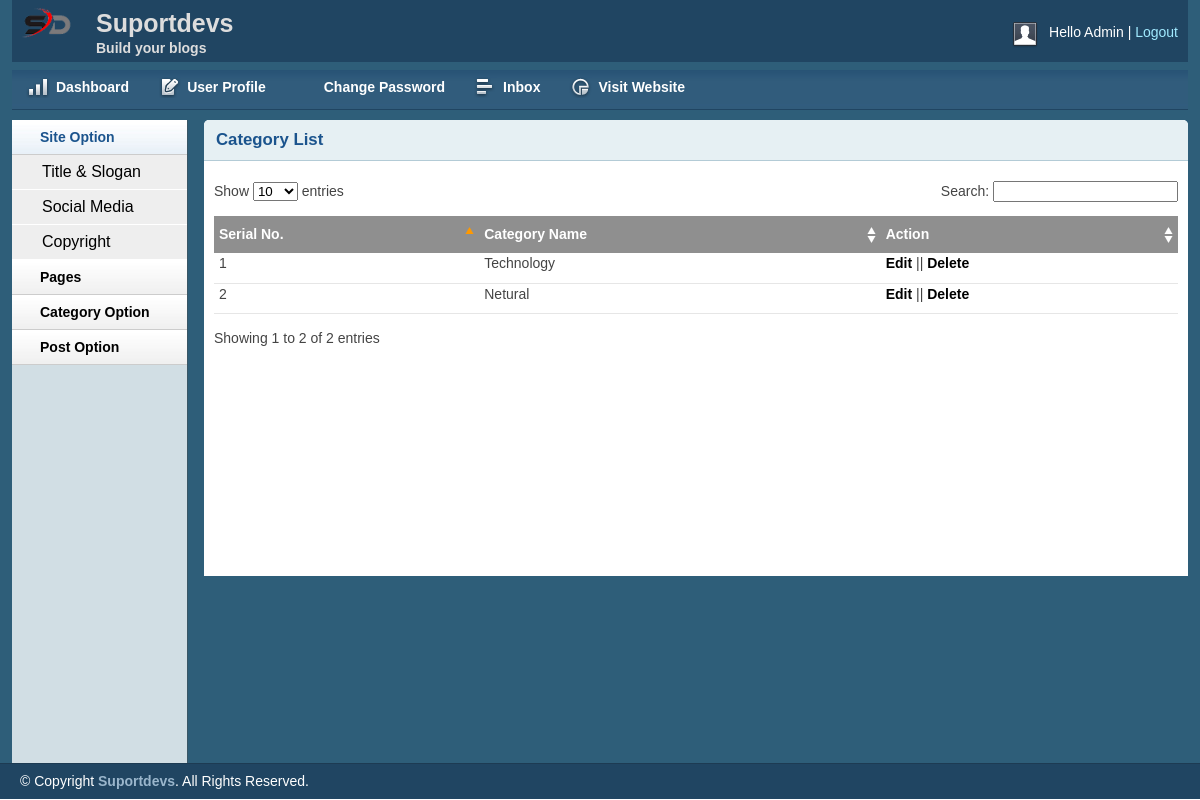
The page /admin/catlist.php (signed in) on the database its author committed.
### tables this page shows
CREATE TABLE `tbl_sologan` (
  `id` int(11) NOT NULL,
  `title` varchar(255) NOT NULL,
  `sologan` varchar(255) NOT NULL,
  `logo` varchar(255) NOT NULL
);

CREATE TABLE `tbl_cetagory` (
  `id` int(11) NOT NULL,
  `name` varchar(50) NOT NULL
);

### lib/Database.php (called while the page is built, shortened)
<?php
Class Database{
	public $host   = DB_HOST;
	public $user   = DB_USER;
	public $pass   = DB_PASS;
	public $dbname = DB_NAME;
	public $link;
	private function connectDB(){
		$this->link = new mysqli($this->host, $this->user, $this->pass, $this->dbname);
	}
	public function select($query){
		$result = $this->link->query($query) or die($this->link->error.__LINE__);
		if($result->num_rows > 0){
			return $result;
		} else {
			return false;
		}
	}
}

### admin/catlist.php (the view, shortened to what this page needs)
<?php include "inc/header.php"; ?>
<?php include "inc/sidebar.php"; ?>
    <div class="grid_10">
        <div class="box round first grid">
            <h2>Category List</h2>
            <div class="block">
                <table class="data display datatable" id="example">
                <thead>
                    <tr>
                        <th>Serial No.</th>
                        <th>Category Name</th>
                        <th>Action</th>
                    </tr>
                </thead>
                <tbody>
                <?php
                    $query = "SELECT * FROM tbl_cetagory ORDER BY ID DESC";
                    $cetagory = $db->select($query);
                    if ($cetagory) {
                        $i = 0;
                        while ($result = $cetagory->fetch_assoc()) {
                            $i++;
                ?>
                    <tr class="odd gradeX">
                        <td><?php echo $i; ?></td>
                        <td><?php echo $result['name']; ?></td>
                        <td><a href="editcat.php?catId=<?php echo $result['id']; ?>">Edit</a> || <a onclick="return confirm('Are you sure Delete !')" href="?delcat=<?php echo $result['id']; ?>">Delete</a></td>
                    </tr>
                <?php } }?>
                </tbody>
            </table>
            </div>
        </div>
    </div>
<?php include "inc/footer.php"; ?>

### admin/inc/header.php (shortened to what this page needs)
<?php include '../lib/Database.php'; ?>
<?php
	$db = new Database();
?>
<!DOCTYPE html>
<html>
<head>
    <link rel="stylesheet" type="text/css" href="css/reset.css" media="screen" />
    <link rel="stylesheet" type="text/css" href="css/text.css" media="screen" />
    <link rel="stylesheet" type="text/css" href="css/grid.css" media="screen" />
    <link rel="stylesheet" type="text/css" href="css/layout.css" media="screen" />
    <link rel="stylesheet" type="text/css" href="css/nav.css" media="screen" />
    <link href="css/table/demo_page.css" rel="stylesheet" type="text/css" />
</head>
<body>
    <div class="container_12">
        <div class="grid_12 header-repeat">
            <div id="branding">
                <div class="floatleft logo">
                <?php
                    $query = "SELECT * FROM tbl_sologan WHERE id='1'";
                    $blog_title = $db->select($query);
                    if ($blog_title) {
                        while ($result = $blog_title->fetch_assoc()) {
                ?>
                    <img src="<?php echo $result['logo']; ?>" alt="Logo" />
                <?php } } ?>
				</div>
				<div class="floatleft middle">
					<h1>Suportdevs</h1>
					<p>Build your blogs</p>
				</div>
                <div class="floatright">
                    <div class="floatleft">
                        <img src="img/img-profile.jpg" alt="Profile Pic" /></div>
                    <div class="floatleft marginleft10">
                        <ul class="inline-ul floatleft">
                            <li>Hello Admin</li>
                            <li><a href="?action=logout">Logout</a></li>
                        </ul>
                    </div>
                </div>
            </div>
        </div>
        <div class="grid_12">
            <ul class="nav main">
                <li class="ic-dashboard"><a href="index.php"><span>Dashboard</span></a> </li>
                <li class="ic-form-style"><a href=""><span>User Profile</span></a></li>
				<li class="ic-typography"><a href="changepassword.php"><span>Change Password</span></a></li>
				<li class="ic-grid-tables"><a href="inbox.php"><span>Inbox</span></a></li>
                <li class="ic-charts"><a href="postlist.php"><span>Visit Website</span></a></li>
            </ul>
        </div>

### admin/css/text.css (style rules this page uses)
body { font: 13px/1.5 Tahoma, Helvetica, Arial, 'Liberation Sans', FreeSans, sans-serif; }
h1 { font-size: 25px; }
h2 { font-size: 23px; }
ul { list-style: square; }
li { margin-left: 30px; }
p, dl, hr, h1, h2, h3, h4, h5, h6, ol, ul, pre, table, address, fieldset { margin-bottom: 20px; }

### admin/css/grid.css (style rules this page uses)
.container_12, .container_16 { min-height: 620px; width: 100%; }
.grid_1, .grid_2, .grid_3, .grid_4, .grid_5, .grid_6, .grid_7, .grid_8, .grid_9, .grid_10, .grid_11, .grid_12, .grid_13, .grid_14, .grid_15, .grid_16 { display: inline; float: left; margin-left: 1%; margin-right: 1%; }
.container_12 .grid_12, .container_16 .grid_16 { width: 98%; }
.container_12 .grid_10 { width: 81.333%; }

### admin/css/layout.css (style rules this page uses)
body { background: #fff none repeat scroll 0 0; color: #444; font-size: 14px; padding: 0; }
.floatleft { float:left; }
.logo img { margin-top: -15px; width: 52px; }
.middle { margin-left: 22px; margin-top: -14px; }
.middle h1 { color:#ddd;margin:0 }
.middle p { color: #ddd; margin: 0; font-weight: bold; }
.floatright { float:right; }
.inline-ul li { display:inline; color:#fff; }
.marginleft10 { margin-left:10px; }
a { color: #000; font-weight:bold; text-decoration: none; }
.container_12, .container_16 { background:#2E5E79; }
h1, h2, h3, h4, h5, h6 { line-height:1.2em; margin-bottom:.3em; }
h2 { margin-top:1em; }
#branding { font-weight: normal; margin-bottom: 0; padding: 22px 10px 3px; text-align: left; }
.header-repeat { background:url(../img/header-repeat.jpg) repeat-x; }
#branding a { color:#A1EAFF; font-weight:normal; }
#branding a:before { content:" | "; color:#fff; }
#branding ul, #branding ul li { margin:0px; padding:0px; }
#branding li { padding:0px 0px 0px 0px !important; }
.box { background:#fff; margin-bottom:20px; padding:10px 10px 10px 10px; margin-left:-8px; }
.box.grid { padding-bottom:40px; }
.box.round { -moz-border-radius: 5px 5px 0px 0px; -webkit-border-radius: 5px 5px 0px 0px; border-radius: 5px 5px 0px 0px; }
.box h2 { font-size:1.2em; font-weight:bold; color:#1B548D; background:#E6F0F3; margin:-10px -10px 0 -10px; padding:10px 12px; border-bottom:1px solid #B3CBD6; -moz-border-radius: 5px 5px 0px 0px; -webkit-border-radius: 5px 5px 0px 0px; border-radius: 5px 5px 0px 0px; }
.box.first { min-height: 406px; }
.block { padding-top:20px; }
p { margin-bottom:1em; }
ul, ol { padding-top:0; }
.block { padding-bottom:1px; }
table.display { margin: 0 auto; clear: both; width: 100%; }
.sorting_asc { background: #8f8f8f url(../img/table/sort_asc.png) no-repeat center right; padding:8px 5px; text-align:left; color:#fff; }
.sorting { background:#8f8f8f url(../img/table/sort_both.png) no-repeat center right; padding:8px 5px; text-align:left; color:#fff; }
tr.odd { height: 30px; line-height: 20px; border-bottom:1px solid #e6e6e6; }
tr.even { height: 30px; line-height: 20px; border-bottom:1px solid #e6e6e6; }
tr.odd td, tr.even td { padding-left:5px; }

### admin/css/nav.css (style rules this page uses)
ul.nav, ul.nav * { margin:0;padding:0; }
ul.nav { background: rgba(0, 0, 0, 0) url("../img/nav-repeat2.jpg") repeat-x scroll 0 8px !important; height: 58px; max-width: 100%; position: relative; }
ul.nav li { cursor:pointer; float:left; text-align:center; list-style-type:none; font-weight:normal; vertical-align:middle; }
ul.nav li a { color:#fff; font-weight:bold; text-decoration:none; display:block; float:left; padding:0 1em; height:3.7em; line-height:3.7em; }
ul.main li { position:relative; top:0; left:0; }
ul.main li a { height:3.7em; line-height:3.7em; border:0; color:#fff; }
ul.nav li.ic-dashboard a span, .ic-dashboard { background:url(../img/icon-dashboard.png) no-repeat center left; }
ul.nav li.ic-typography a span, .ic-typography { background:url(../img/icon-typography.png) no-repeat center left; }
ul.nav li.ic-charts a span, .ic-charts { background:url(../img/icon-charts-graphs.png) no-repeat center left; }
ul.nav li.ic-form-style a span, .ic-form-style { background:url(../img/icon-form-style.png) no-repeat center left; }
ul.nav li.ic-grid-tables a span, .ic-grid-tables { background:url(../img/icon-grid-tables.png) no-repeat center left; }
ul.nav li { background-image: none !important; overflow: hidden; }
ul.nav li a span { padding: 0px 0px 0px 30px; display: block; background-repeat: no-repeat; white-space: nowrap; }

### rows shown on the page
tbl_sologan: logo (picture)
tbl_cetagory: name "Technology"
tbl_cetagory: name "Netural"
